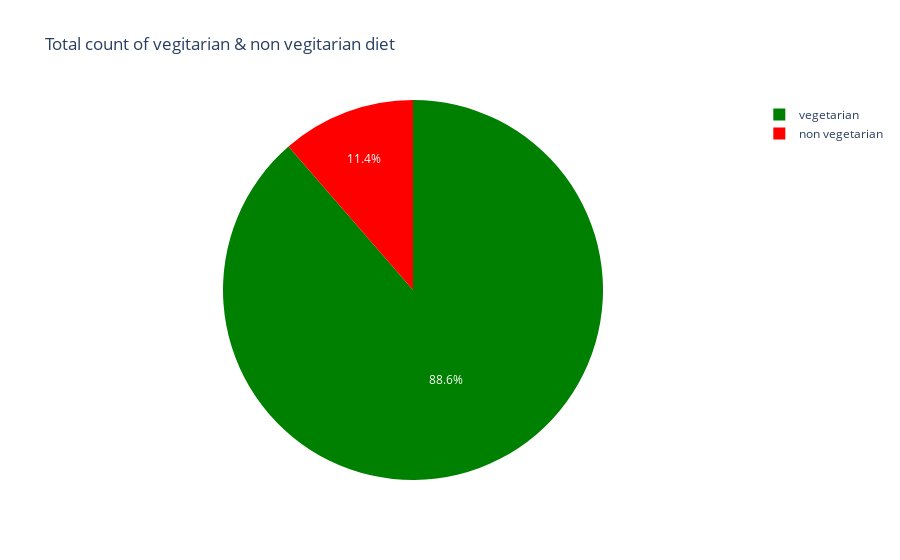

The cell this chart's notebook holds for it:
### Code cell
fig=px.pie(diet_data, values='count', names='diet', color_discrete_sequence=['green','red'],
           title='Total count of vegitarian & non vegitarian diet')
fig.show()

### Figure 1 — Plotly figure (JSON) as saved in the notebook; plotly's stock layout.template omitted (floating-point values rounded to 4 significant figures)
{"data": [{"domain": {"x": [0, 1], "y": [0, 1]}, "hovertemplate": "diet=%{label}<br>count=%{value}<extra></extra>", "labels": ["vegetarian", "non vegetarian"], "legendgroup": "", "name": "", "showlegend": true, "type": "pie", "values": [226, 29]}], "layout": {"legend": {"tracegroupgap": 0}, "piecolorway": ["green", "red"], "title": {"text": "Total count of vegitarian & non vegitarian diet"}}}
